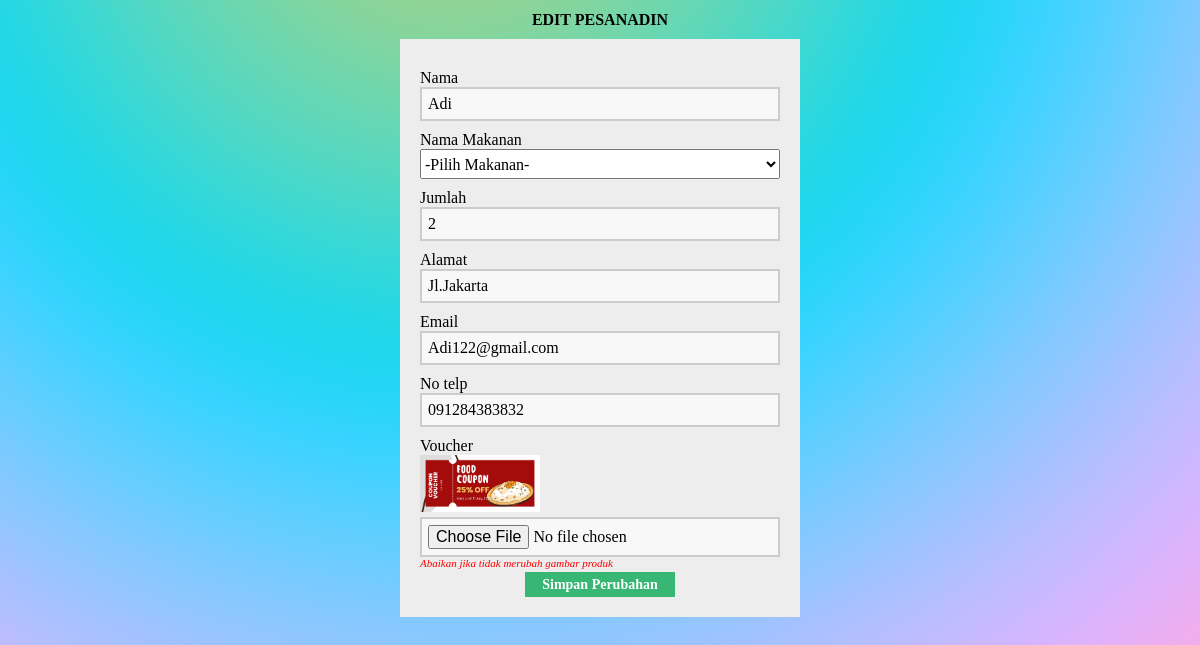
Page /edit_produk.php?id=14 on the committed database.
### tables this page shows
CREATE TABLE `pemesanan` (
  `id` int(11) NOT NULL,
  `nama` varchar(50) DEFAULT NULL,
  `nama_makanan` varchar(50) DEFAULT NULL,
  `jumlah` int(50) DEFAULT NULL,
  `alamat` varchar(50) DEFAULT NULL,
  `email` varchar(50) DEFAULT NULL,
  `notelp` varchar(30) DEFAULT NULL,
  `waktu` datetime DEFAULT current_timestamp(),
  `foto` varchar(255) DEFAULT NULL
);

### edit_produk.php (the view, shortened to what this page needs)
<?php
include 'koneksi.php';
  if (isset($_GET['id'])) {
    $id = ($_GET["id"]);
    $query = "SELECT * FROM pemesanan WHERE id='$id'";
    $result = mysqli_query($koneksi, $query);
    $data = mysqli_fetch_assoc($result);
  } else {
    echo "<script>alert('Masukkan data id.');window.location='index.php';</script>";
  }
  ?>
<!DOCTYPE html>
<html>
  <head>
  <link href="style.css" rel="stylesheet" type="text/css">
		<link rel="stylesheet" href="https://use.fontawesome.com/releases/v5.7.1/css/all.css">
  </head>
  <body>
      <center>
        <h1>Edit Pesan<?php echo $data['nama']; ?>n</h1>
      <center>
      <form method="POST" action="proses_edit.php" enctype="multipart/form-data" >
      <section class="base">
        <div>
          <label>Nama</label>
          <input type="text" name="nama" value="<?php echo $data['nama']; ?>" autofocus="" required="" />
        </div>
        <div>
         <label  for="nama_makanan">Nama Makanan</label>
        <select class = "option" type="text" name="nama_makanan" id="nama_makanan">
        <option value="pilih">-Pilih Makanan-</option>
        </select>
<br>
        </div>
        <div>
          <label>Jumlah</label>
         <input type="text" name="jumlah" value="<?php echo $data['jumlah']; ?>" />
        </div>
        <div>
          <label>Alamat</label>
         <input type="text" name="alamat" value="<?php echo $data['alamat']; ?>" />
        </div>
        <div>
          <label>Email</label>
         <input type="text" name="email" value="<?php echo $data['email']; ?>" />
        </div>
        <div>
          <label>No telp</label>
         <input type="text" name="notelp" required=""value="<?php echo $data['notelp']; ?>" />
        </div>
        <div>
          <label>Voucher</label>
          <img src="gambar/<?php echo $data['foto']; ?>" style="width: 120px;float: left;margin-bottom: 5px;">
          <input type="file" name="foto" />
          <i style="float: left;font-size: 11px;color: red">Abaikan jika tidak merubah gambar produk</i>
        </div>
        <div>
         <button type="submit">Simpan Perubahan</button>
        </div>
        </section>
      </form>
  </body>
</html>

### style.css (style rules this page uses)
* { box-sizing: border-box; font-family: -apple-system, BlinkMacSystemFont, "segoe ui", roboto, oxygen, ubuntu, cantarell, "fira sans", "droid sans", "helvetica neue", Arial, sans-serif; font-size: 16px; -webkit-font-smoothing: antialiased; -moz-osx-font-smoothing: grayscale; }
body { background-image: radial-gradient(circle at 37.72% -19.64%, #bfca7b 0, #b4cd80 3.33%, #a8cf86 6.67%, #9cd18d 10%, #8fd395 13.33%, #83d59f 16.67%, #75d6a8 20%, #68d7b3 23.33%, #59d7bd 26.67%, #4bd8c8 30%, #3cd8d3 33.33%, #2ed8dd 36.67%, #23d7e7 40%, #21d6f0 43.33%, #29d5f8 46.67%, #38d3ff 50%, #49d1ff 53.33%, #5bcfff 56.67%, #6eccff 60%, #80c9ff 63.33%, #91c6ff 66.67%, #a2c2ff 70%, #b2bfff 73.33%, #c1bbff 76.67%, #cfb7ff 80%, #dcb3fc 83.33%, #e8b0f4 86.67%, #f2adec 90%, #faaae2 93.33%, #ffa8d9 96.67%, #ffa6ce 100%); margin: 0; background-size: cover; background-repeat: no-repeat; background-position: center; background-attachment: fixed; height: 100%; text-align: center; width: 100%; display: table; vertical-align: middle; }
.option { width: 100%; height: 30px; display: inline-flex; }
h1 { color: black; }

### edit_produk.php (style rules this page uses)
* { font-family: "Trebuchet MS"; }
h1 { text-transform: uppercase; color: black; }
button { display: block; background-color: #38b673; border: 0; font-weight: bold; font-size: 14px; color: #FFFFFF; cursor: pointer; width: 150px; height: 25px; margin-top: 15px; }
label { margin-top: 10px; float: left; text-align: left; width: 100%; }
input { padding: 6px; width: 100%; box-sizing: border-box; background: #f8f8f8; border: 2px solid #ccc; outline-color: black; }
div { width: 100%; height: auto; }
.base { width: 400px; height: auto; padding: 20px; margin-left: auto; margin-right: auto; background: #ededed; }

### rows in the picture
pemesanan: nama "ADI", nama "Adi", jumlah "2", alamat "Jl.Jakarta", email "Adi122@gmail.com", foto (picture)
